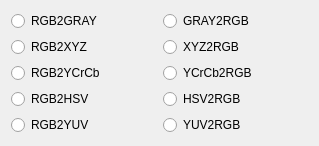
        <widget class="QWidget" name="cvtColor">
         <property name="geometry">
          <rect>
           <x>0</x>
           <y>-40</y>
           <width>319</width>
           <height>135</height>
          </rect>
         </property>
         <attribute name="label">
          <string>Convert Color Space</string>
         </attribute>
         <layout class="QVBoxLayout" name="verticalLayout_3">
          <item>
           <layout class="QGridLayout" name="gridLayout">
            <item row="0" column="0">
             <widget class="QRadioButton" name="radioButton_1">
              <property name="font">
               <font>
                <weight>50</weight>
                <bold>false</bold>
               </font>
              </property>
              <property name="text">
               <string>RGB2GRAY</string>
              </property>
              <attribute name="buttonGroup">
               <string notr="true">cvtColorBtnG</string>
              </attribute>
             </widget>
            </item>
            <item row="1" column="0">
             <widget class="QRadioButton" name="radioButton_3">
              <property name="font">
               <font>
                <weight>50</weight>
                <bold>false</bold>
               </font>
              </property>
              <property name="text">
               <string>RGB2XYZ</string>
              </property>
              <attribute name="buttonGroup">
               <string notr="true">cvtColorBtnG</string>
              </attribute>
             </widget>
            </item>
            <item row="3" column="1">
             <widget class="QRadioButton" name="radioButton_8">
              <property name="font">
               <font>
                <weight>50</weight>
                <bold>false</bold>
               </font>
              </property>
              <property name="text">
               <string>HSV2RGB</string>
              </property>
              <attribute name="buttonGroup">
               <string notr="true">cvtColorBtnG</string>
              </attribute>
             </widget>
            </item>
            <item row="3" column="0">
             <widget class="QRadioButton" name="radioButton_7">
              <property name="font">
               <font>
                <weight>50</weight>
                <bold>false</bold>
               </font>
              </property>
              <property name="text">
               <string>RGB2HSV</string>
              </property>
              <attribute name="buttonGroup">
               <string notr="true">cvtColorBtnG</string>
              </attribute>
             </widget>
            </item>
            <item row="4" column="1">
             <widget class="QRadioButton" name="radioButton_10">
              <property name="font">
               <font>
                <weight>50</weight>
                <bold>false</bold>
               </font>
              </property>
              <property name="text">
               <string>YUV2RGB</string>
              </property>
              <attribute name="buttonGroup">
               <string notr="true">cvtColorBtnG</string>
              </attribute>
             </widget>
            </item>
            <item row="0" column="1">
             <widget class="QRadioButton" name="radioButton_2">
              <property name="font">
               <font>
                <weight>50</weight>
                <bold>false</bold>
               </font>
              </property>
              <property name="text">
               <string>GRAY2RGB</string>
              </property>
              <attribute name="buttonGroup">
               <string notr="true">cvtColorBtnG</string>
              </attribute>
             </widget>
            </item>
            <item row="1" column="1">
             <widget class="QRadioButton" name="radioButton_4">
              <property name="font">
               <font>
                <weight>50</weight>
                <bold>false</bold>
               </font>
              </property>
              <property name="text">
               <string>XYZ2RGB</string>
              </property>
              <attribute name="buttonGroup">
               <string notr="true">cvtColorBtnG</string>
              </attribute>
             </widget>
            </item>
            <item row="2" column="0">
             <widget class="QRadioButton" name="radioButton_5">
              <property name="font">
               <font>
                <weight>50</weight>
                <bold>false</bold>
               </font>
              </property>
              <property name="text">
               <string>RGB2YCrCb</string>
              </property>
              <attribute name="buttonGroup">
               <string notr="true">cvtColorBtnG</string>
              </attribute>
             </widget>
            </item>
            <item row="4" column="0">
             <widget class="QRadioButton" name="radioButton_9">
              <property name="font">
               <font>
                <weight>50</weight>
                <bold>false</bold>
               </font>
              </property>
              <property name="text">
               <string>RGB2YUV</string>
              </property>
              <attribute name="buttonGroup">
               <string notr="true">cvtColorBtnG</string>
              </attribute>
             </widget>
            </item>
            <item row="2" column="1">
             <widget class="QRadioButton" name="radioButton_6">
              <property name="font">
               <font>
                <weight>50</weight>
                <bold>false</bold>
               </font>
              </property>
              <property name="text">
               <string>YCrCb2RGB</string>
              </property>
              <attribute name="buttonGroup">
               <string notr="true">cvtColorBtnG</string>
              </attribute>
             </widget>
            </item>
           </layout>
          </item>
          <item>
           <spacer name="verticalSpacer_3">
            <property name="orientation">
             <enum>Qt::Vertical</enum>
            </property>
            <property name="sizeHint" stdset="0">
             <size>
              <width>20</width>
              <height>40</height>
             </size>
            </property>
           </spacer>
          </item>
         </layout>
        </widget>
